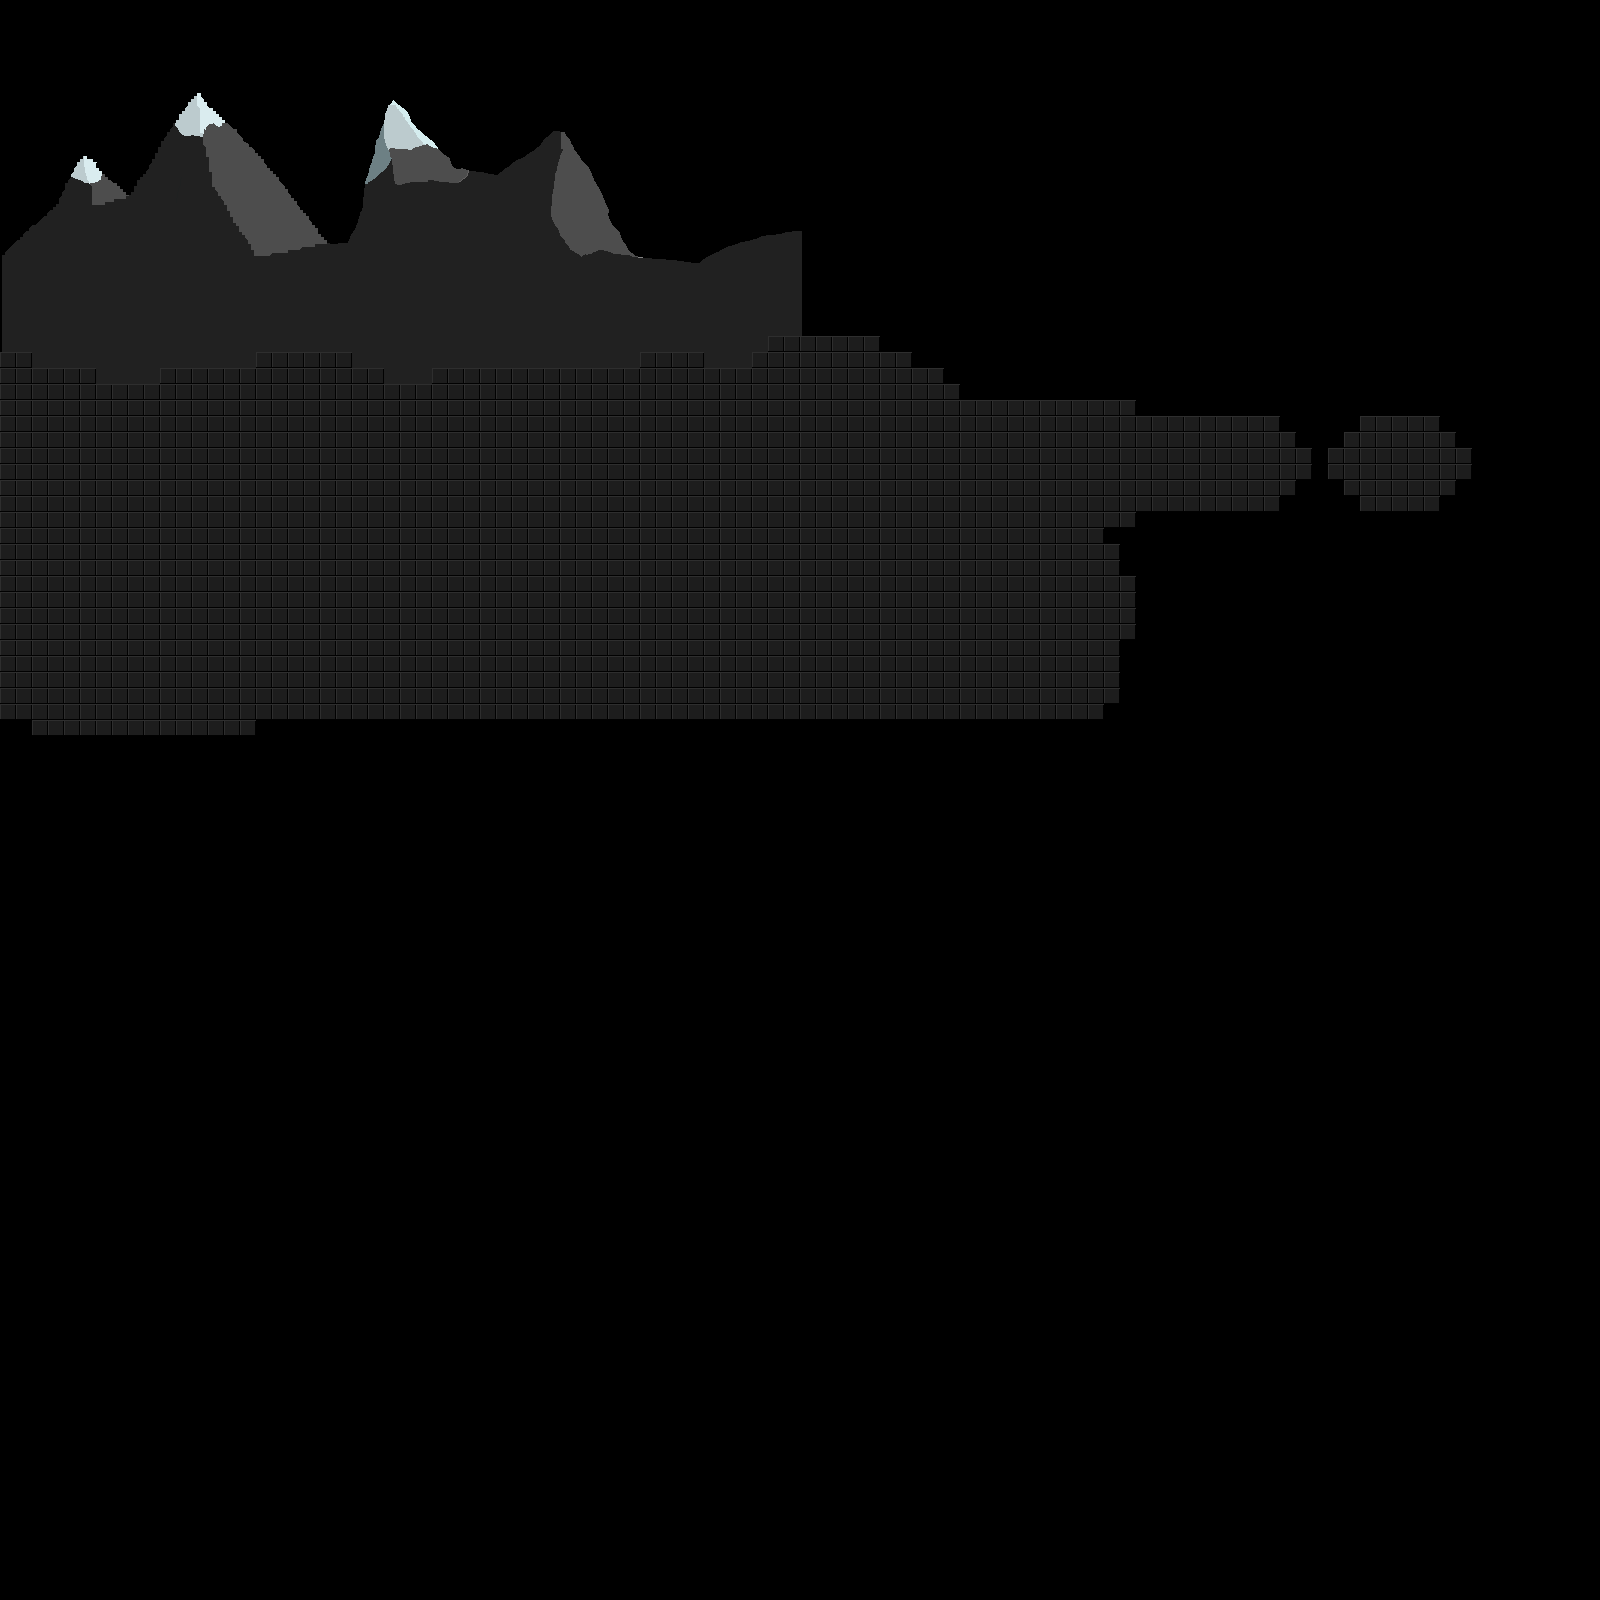

The image is a tile-based game level rendered from a .tmx file. Its description and source (layers, tilesets, objects; grid data summarised) follow:
An orthogonal 100x100 tile map with 16x16 px tiles, 1 tile layer (Tile Layer 1), 1 image layer and 11 objects (2x example, 2x noclip, 2x enemy, snow, player, ...).

<map version="1.2" tiledversion="1.2.0" orientation="orthogonal" renderorder="right-down" width="100" height="100" tilewidth="16" tileheight="16" infinite="0" nextlayerid="4" nextobjectid="13">
 <tileset firstgid="1" name="main" tilewidth="16" tileheight="16" tilecount="3" columns="0">
  <grid orientation="orthogonal" width="1" height="1" />
  <tile id="0">
   <image width="16" height="16" source="../img/world_018_rcorner_grass.png" />
  </tile>
  <tile id="1">
   <image width="16" height="16" source="../img/world_020_stone.png" />
  </tile>
  <tile id="2">
   <image width="16" height="16" source="../img/world_026_glass.png" />
   <animation>
    <frame tileid="0" duration="40" />
    <frame tileid="1" duration="40" />
    <frame tileid="2" duration="40" />
    <frame tileid="1" duration="1000" />
   </animation>
  </tile>
 </tileset>
 <imagelayer id="3" name="Image Layer 1" offsetx="2" offsety="-15">
  <image source="../img/bg.png" width="800" height="600" />
 </imagelayer>
 <layer id="1" name="Tile Layer 1" width="100" height="100">
  <data>[10000 cells, 1667 non-empty, 1 distinct tile ids]</data>
 </layer>
 <objectgroup id="2" name="obj">
  <object id="1" name="snow" type="snow" x="165" y="120" width="191" height="91" />
  <object id="2" name="player" x="153" y="436" width="32" height="32" />
  <object id="3" name="bg" type="bg" x="220" y="239" width="117" height="50" />
  <object id="4" name="fog" type="fog" x="98" y="270" width="88" height="51" />
  <object id="5" name="light" type="light" x="306" y="459" width="128" height="128" />
  <object id="7" name="example" type="example" x="608" y="487" width="266" height="142">
   <properties>
    <property name="example_user_value" type="int" value="56789" />
   </properties>
  </object>
  <object id="8" name="noclip" type="noclip" x="1313" y="414" width="13" height="98" />
  <object id="9" name="enemy" x="555" y="397" width="32" height="32" />
  <object id="10" name="noclip" type="noclip" x="607" y="487" width="266" height="144" />
  <object id="11" name="enemy" x="1384" y="449" width="32" height="32" />
  <object id="12" name="example" type="example" x="1313" y="415" width="13" height="98">
   <properties>
    <property name="example_user_value" type="int" value="56789" />
   </properties>
  </object>
 </objectgroup>
</map>
